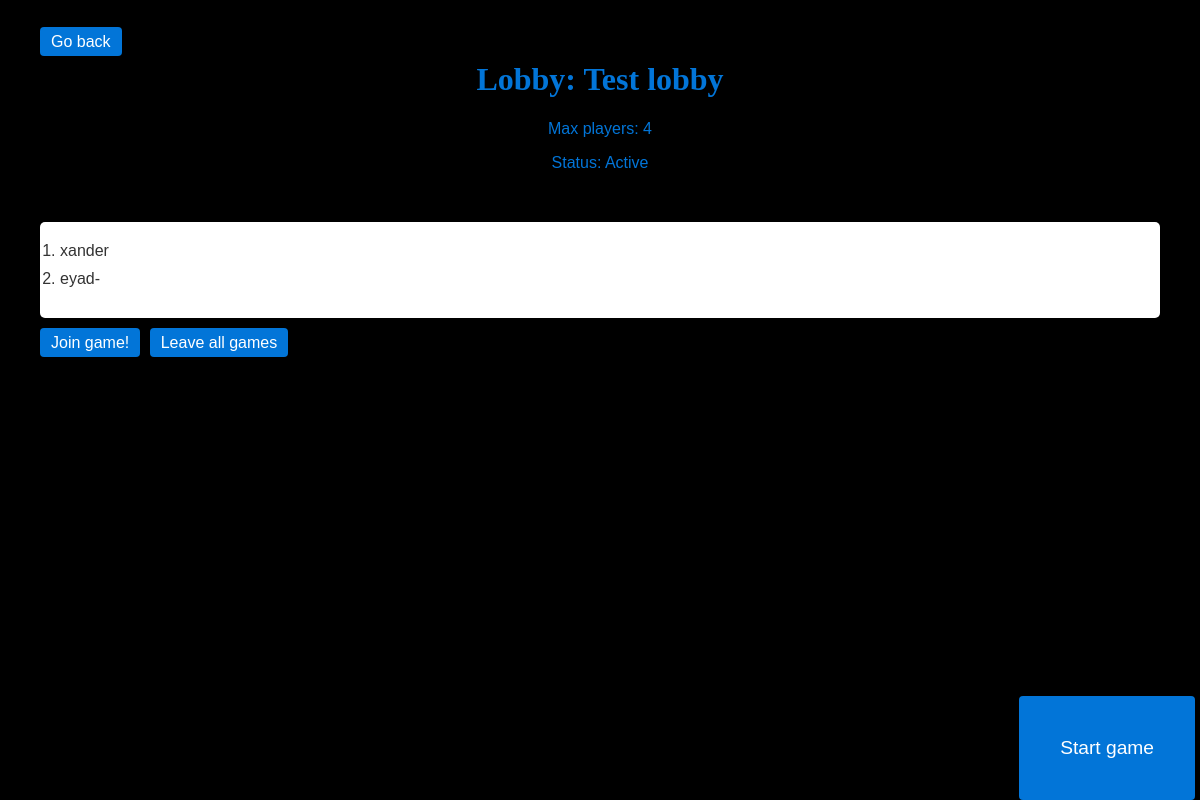
Before: /lobby/1/ with the older database file.
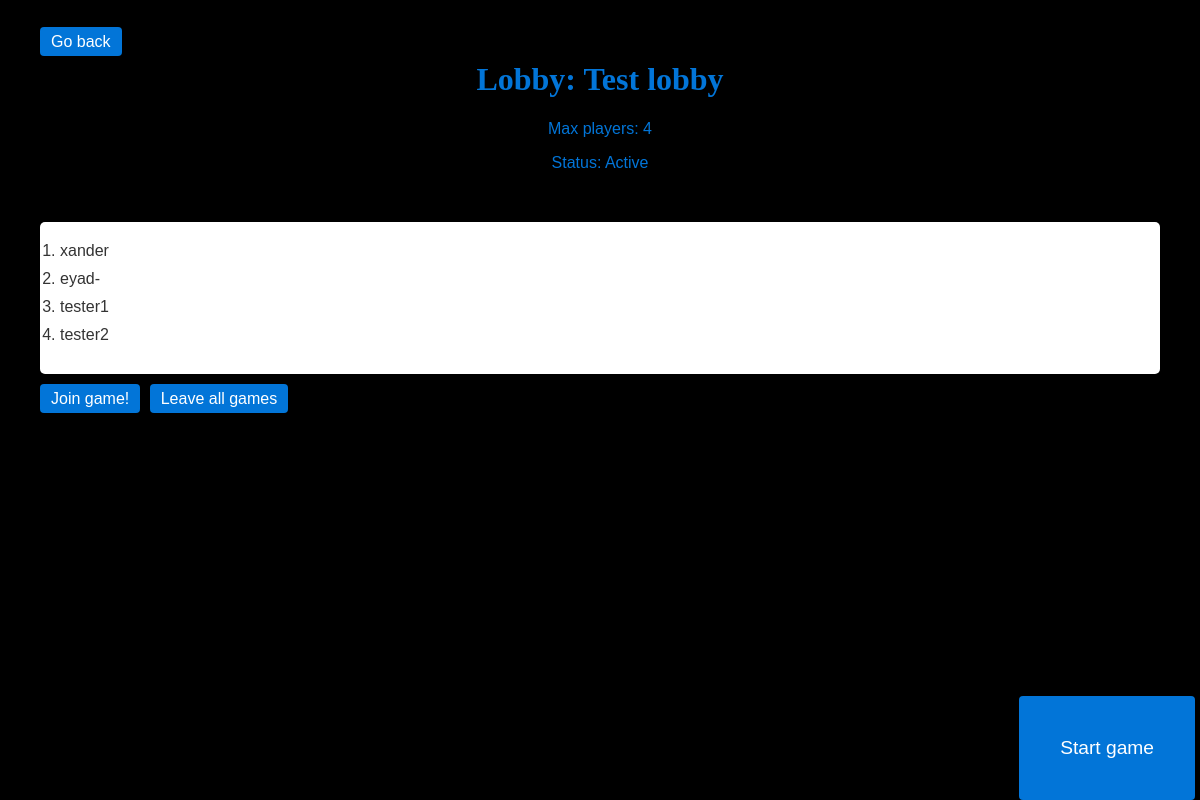
After: the same page with the newer database file.
### lobby/models.py (models this page shows)
class Lobby(models.Model):
    lobbyId = models.AutoField(primary_key=True)
    lobby_name = models.CharField(max_length=255)
    game_admin = models.ForeignKey(User, on_delete=models.CASCADE, null=True)
    game_status = models.IntegerField(choices=GAME_STATUS)
    game_cycle = models.IntegerField(choices=GAME_CYCLE, default=0)
    max_players = models.IntegerField()

class Participant(models.Model):
    lobbyId = models.ForeignKey(Lobby, on_delete=models.CASCADE, related_name='participants')
    userId = models.ForeignKey(User, on_delete=models.CASCADE)
    role = models.IntegerField(choices=GAME_ROLES)
    vote_count = models.IntegerField()
    voted = models.BooleanField(default=False)
    killed = models.IntegerField(default=0)
    rescued = models.IntegerField(default=0)

### lobby/views.py (the view)
# urls.py: path('lobby/<int:id>/', LobbyView.as_view(), name='lobby'),
class LobbyView(View):
    def get(self, request, id):
        try:
            lobby = Lobby.objects.get(lobbyId=id)
        except Lobby.DoesNotExist:
            return redirect('/lobby/')
        return render(request, 'lobby/lobby.html', {'lobby': lobby})

### templates/lobby/lobby.html (shortened to what this page needs)
<!DOCTYPE html>
<html lang="en">
<head>
</head>
<body>
<h1>Lobby: {{ lobby.lobby_name }}</h1>
<p>Max players: {{ lobby.max_players }}</p>
<p>Status: {{ lobby.get_game_status_display }}</p>
<div class="container"><a href="/lobby/">Go back</a></div>
<ol>
    {% for p in lobby.participants.all %}
        <li>{{ p.userId.username }}</li>
    {% endfor %}
</ol>
<a href="/lobby/{{ lobby.lobbyId }}/join/" >Join game!</a>
<a href="/lobby/{{ lobby.lobbyId }}/leave/" >Leave all games</a>
<a href="/lobby/{{ lobby.lobbyId }}/gamestart/" class="btn">Start game</a>
</body>
</html>

### templates/lobby/lobby.html (style rules this page uses)
body { font-family: 'Arial', sans-serif; font-size: 16px; color: #333; background-color: black; margin: 20px; padding: 20px; }
h1 { font-family: Algerian; }
h1, p { color: #0275d8; text-align: center; }
.container { position: relative; bottom: 155px; }
a { color: #5bc0de; text-decoration: none; padding: 5px 10px; border: 1px solid transparent; border-radius: 4px; background-color: #0275d8; color: white; margin-right: 5px; }
ol { background-color: #fff; padding: 20px; border-radius: 5px; list-style-type: decimal; }
li { margin-bottom: 10px; }
.btn { position: fixed; bottom: 0px; right: 0px; z-index: 998; padding: 40px; font-size: larger; }

Changed rows visible on the page:
added Participant: userId.username "tester1"
added Participant: userId.username "tester2"
